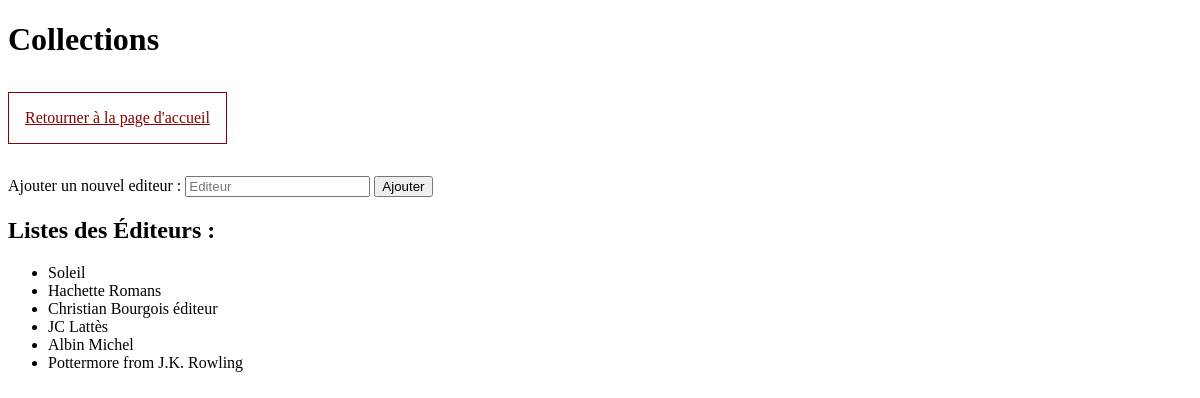
Page /views/insertEditor.php on the committed database.
### tables this page shows
CREATE TABLE `editors` (
  `editor_id` int(11) NOT NULL,
  `name` varchar(35) NOT NULL
);

### views/insertEditor.php (the view, shortened to what this page needs)
<?php
require('../utils/dbaccess.php');
$getEditor = 'SELECT * FROM editors ORDER BY editor_id DESC;';
$editors = $pdo->query($getEditor);
?>
<!DOCTYPE html>
<html lang="fr">
<head>
    <link rel="stylesheet" type="text/css" href="../css/main.css">
</head>
<body>
<h1>Collections</h1>
<a href="../index.php" class="button footer button-return" >Retourner à la page d'accueil</a>
<div class="main">
    <form action="../controllers/insertEditor.php" method="post">
        <label for="editor">Ajouter un nouvel editeur : </label>
        <input type="text" id="editor" name="editor" placeholder="Editeur">
        <input type="submit" value="Ajouter" alt="ajouter le nouvel editeur">
    </form>
</div>
<div class="main2">
    <h2>Listes des Éditeurs :</h2>
    <ul>
        <?php foreach ($editors as $e): ?>
                <li><?= $e['name']; ?></li>
        <?php endforeach; ?>
    </ul>
</div>
</body>
</html>

### css/main.css (style rules this page uses)
.button-return { display: inline-block; color: darkred; margin: 0.75em 0 2em; border: darkred solid 1px; padding: 1em; transition-duration: 0.25s; }

### rows in the picture
editors: name "Soleil"
editors: name "Hachette Romans"
editors: name "Christian Bourgois éditeur"
editors: name "JC Lattès"
editors: name "Albin Michel"
editors: name "Pottermore from J.K. Rowling"
